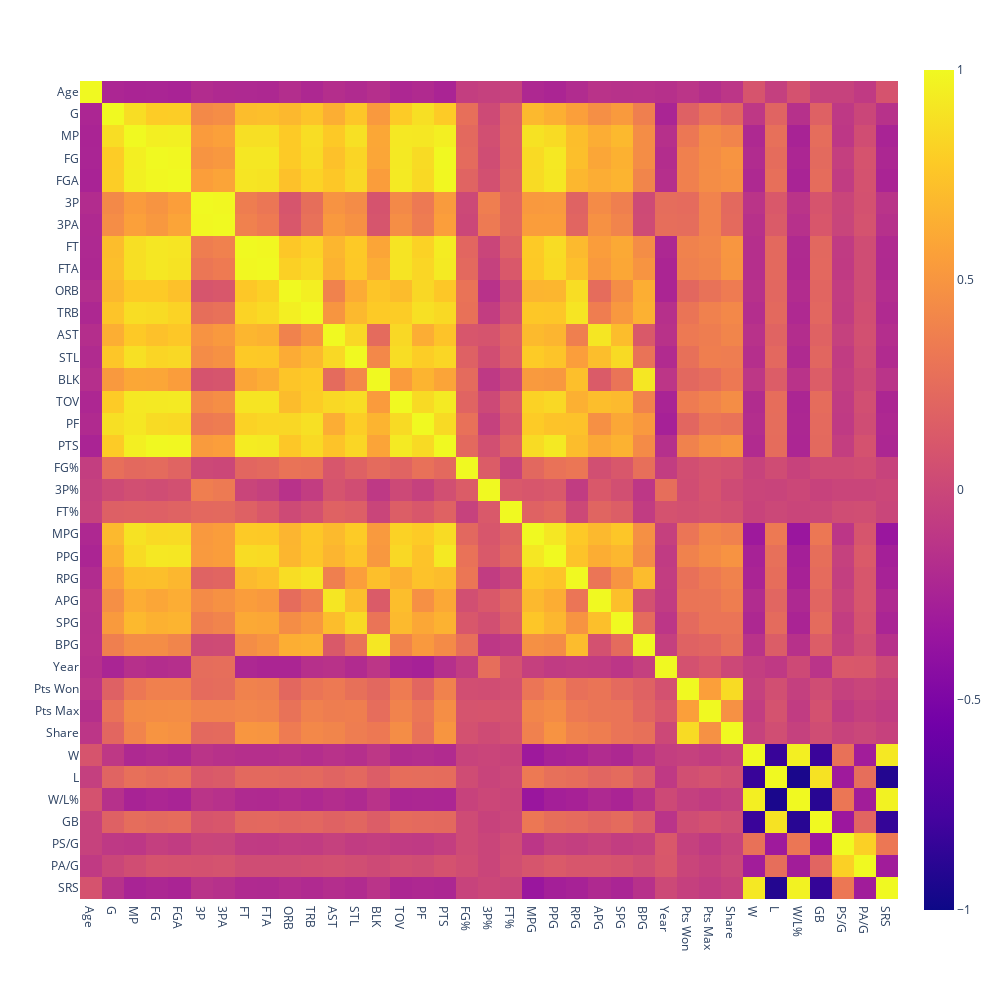

Notebook source saved alongside this figure:
### Code cell
fig = px.imshow(stats_num.corr(),
                zmin=-1,
                zmax=1
                )
fig.update_layout(width=1000,height=1000)
fig.show()

### Figure 1 — Plotly figure (JSON) as saved in the notebook; plotly's stock layout.template omitted (floating-point values rounded to 4 significant figures; data arrays with more than 128 entries replaced by an {"elided": "..."} marker saying what was removed)
{"data": [{"coloraxis": "coloraxis", "hovertemplate": "x: %{x}<br>y: %{y}<br>color: %{z}<extra></extra>", "name": "0", "type": "heatmap", "x": ["Age", "G", "MP", "FG", "FGA", "3P", "3PA", "FT", "FTA", "ORB", "TRB", "AST", "STL", "BLK", "TOV", "PF", "PTS", "FG%", "3P%", "FT%", "MPG", "PPG", "RPG", "APG", "SPG", "BPG", "Year", "Pts Won", "Pts Max", "Share", "W", "L", "W/L%", "GB", "PS/G", "PA/G", "SRS"], "xaxis": "x", "y": ["Age", "G", "MP", "FG", "FGA", "3P", "3PA", "FT", "FTA", "ORB", "TRB", "AST", "STL", "BLK", "TOV", "PF", "PTS", "FG%", "3P%", "FT%", "MPG", "PPG", "RPG", "APG", "SPG", "BPG", "Year", "Pts Won", "Pts Max", "Share", "W", "L", "W/L%", "GB", "PS/G", "PA/G", "SRS"], "yaxis": "y", "z": {"elided": "37x37 float values"}}], "layout": {"coloraxis": {"cmax": 1, "cmin": -1, "colorscale": [[0, "#0d0887"], [0.1111, "#46039f"], [0.2222, "#7201a8"], [0.3333, "#9c179e"], [0.4444, "#bd3786"], [0.5556, "#d8576b"], [0.6667, "#ed7953"], [0.7778, "#fb9f3a"], [0.8889, "#fdca26"], [1, "#f0f921"]]}, "height": 1000, "margin": {"t": 60}, "width": 1000, "xaxis": {"anchor": "y", "constrain": "domain", "domain": [0, 1], "scaleanchor": "y"}, "yaxis": {"anchor": "x", "autorange": "reversed", "constrain": "domain", "domain": [0, 1]}}}
